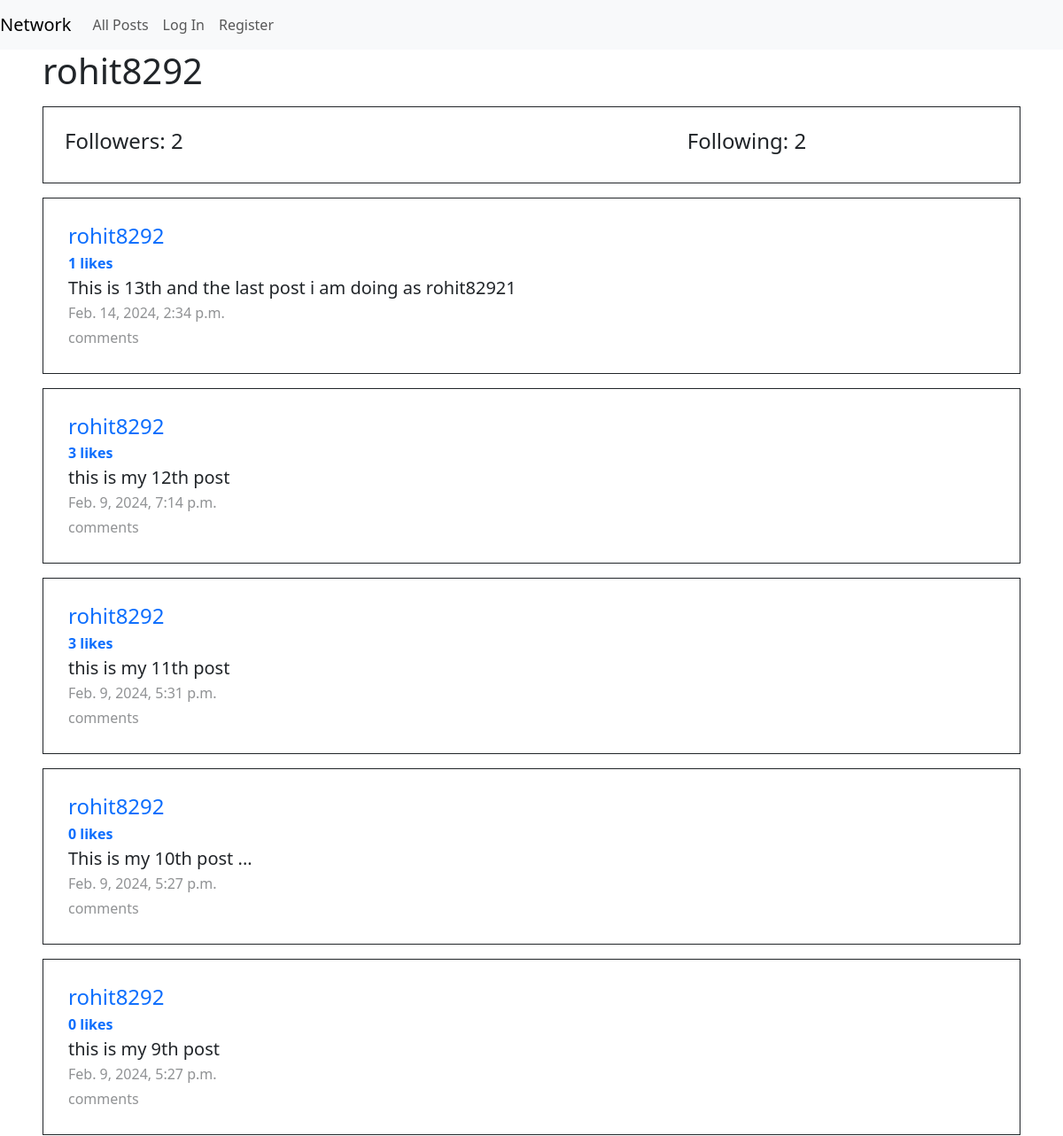
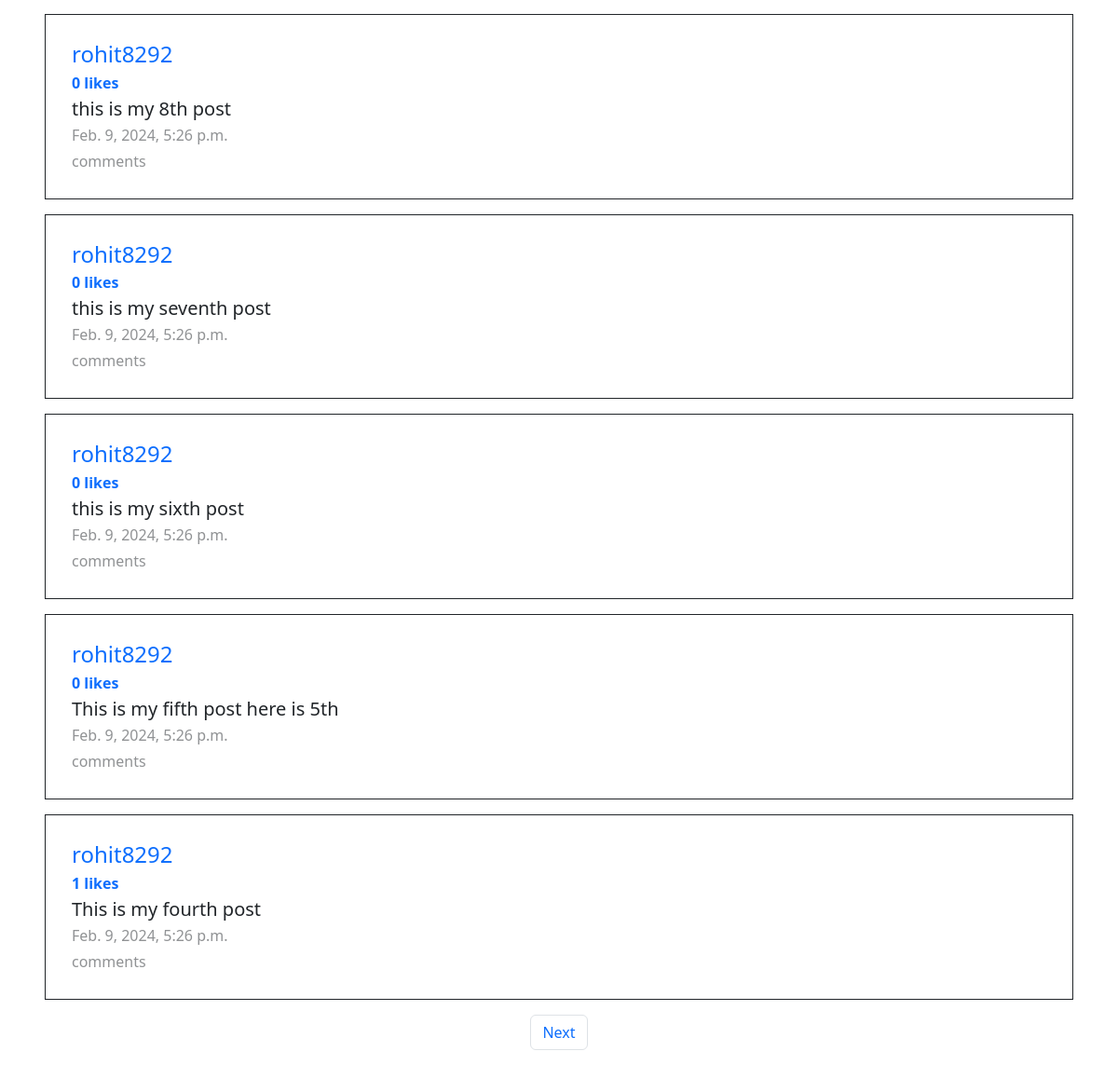
The app's page /profile/1 with its own data (2 pictures, top to bottom).
### network/models.py (models this page shows, shortened)
class User(AbstractUser):
    pass

class Post(models.Model):
    content = models.CharField(max_length=150)
    user = models.ForeignKey(User, on_delete=models.CASCADE, related_name="author")
    date = models.DateTimeField(auto_now_add=True)

### network/views.py (the view)
# urls.py: path("profile/<int:user_id>", views.profile, name="profile"),
def profile(request, user_id):
    user = User.objects.get(pk=user_id)
    allPosts = Post.objects.filter(user=user).order_by("id").reverse()
    following = Follow.objects.filter(user=user)
    followers = Follow.objects.filter(user_follower=user)
    try:
        checkFollow = followers.filter(user=User.objects.get(pk=request.user.id))
        if len(checkFollow) != 0:
            isFollowing = True
        else:
            isFollowing = False
    except:
        isFollowing = False
    allLikes = Like.objects.all().filter(user=user)
    whoYouLiked = []
    try:
        for like in allLikes:
            if like.user.id == request.user.id:
                whoYouLiked.append(like.post.id)
    except:
        whoYouLiked = []
    posts = (Post.objects.filter(user=user).order_by("id").reverse()).annotate(
        likes_count=Count("post_like")
    )
    paginator = Paginator(posts, 10)
    page_number = request.GET.get("page")
    post_page = paginator.get_page(page_number)
    return render(
        request,
        "network/profile.html",
        {
            "allPosts": allPosts,
            "post_page": post_page,
            "username": user.username,
            "following": following,
            "followers": followers,
            "isFollowing": isFollowing,
            "posts": posts,
            "user_profile": user,
            "whoYouLiked": whoYouLiked,
        },
    )

### network/templates/network/profile.html (shortened to what this page needs)
{% extends "network/layout.html" %}
{% block body %}
<h1 class="mx-5">{{ username }}</h1>
<div class="my-3 mx-5 border border-dark p-4">
    <div class="d-flex justify-content-between">
        <h4 class="col-4">Followers: {{ followers.count }}</h4>
        <h4 class="col-4">Following: {{ following.count }}</h4>
    </div>
</div>
{% for post in post_page %}
<div class="allPosts my-3 mx-5 border border-dark p-4">
    <h4 class="m-1"><a class="text-decoration-none" href="{% url 'profile' user_id=post.user.id %}">{{post.user}}</a>
    </h4>
    <div class="d-flex gap-2 align-items-center">
        <div class="likes_count mx-1 text-primary">
            <strong>{{ post.likes_count }} likes</strong>
        </div>
    </div>
    <h5 class="m-1" id="content_{{ post.id}}">{{ post.content }}</h5>
    <p class="m-1 text-body-tertiary">{{ post.date }}</p>
    <p class="m-1 text-body-tertiary">comments</p>
</div>
{% endfor %}
<nav aria-label="Page navigation example" class="paginations">
    <ul class="pagination">
        {% if post_page.has_next %}
        <li class="page-item"><a class="page-link" href="?page={{ post_page.next_page_number }}">Next</a></li>
        {% endif %}
    </ul>
</nav>
{% endblock %}

### network/static/network/styles.css (style rules this page uses)
.paginations { display: flex; justify-content: center; }

### records on screen
User: username "rohit8292"
Post: user "rohit8292", likes_count "1", content "This is 13th and the last post i am doing as rohit82921", date "Feb. 14, 2024, 2:34 p.m."
Post: user "rohit8292", likes_count "3", content "this is my 12th post", date "Feb. 9, 2024, 7:14 p.m."
Post: user "rohit8292", likes_count "3", content "this is my 11th post", date "Feb. 9, 2024, 5:31 p.m."
Post: user "rohit8292", likes_count "0", content "This is my 10th post ...", date "Feb. 9, 2024, 5:27 p.m."
Post: user "rohit8292", likes_count "0", content "this is my 9th post", date "Feb. 9, 2024, 5:27 p.m."
Post: user "rohit8292", likes_count "0", content "this is my 8th post", date "Feb. 9, 2024, 5:26 p.m."
Post: user "rohit8292", likes_count "0", content "this is my seventh post", date "Feb. 9, 2024, 5:26 p.m."
Post: user "rohit8292", likes_count "0", content "this is my sixth post", date "Feb. 9, 2024, 5:26 p.m."
Post: user "rohit8292", likes_count "0", content "This is my fifth post here is 5th", date "Feb. 9, 2024, 5:26 p.m."
Post: user "rohit8292", likes_count "1", content "This is my fourth post", date "Feb. 9, 2024, 5:26 p.m."

### other values on screen
{{ followers.count }} "2"
{{ following.count }} "2"
